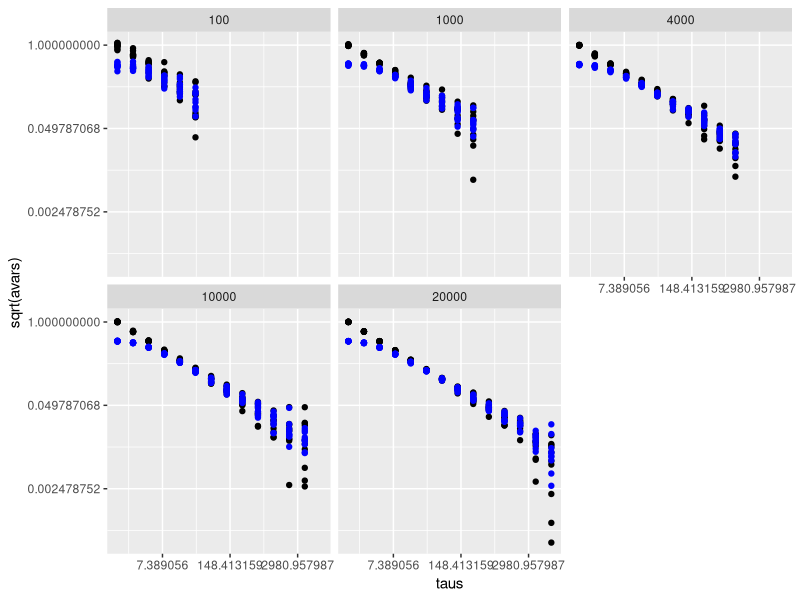
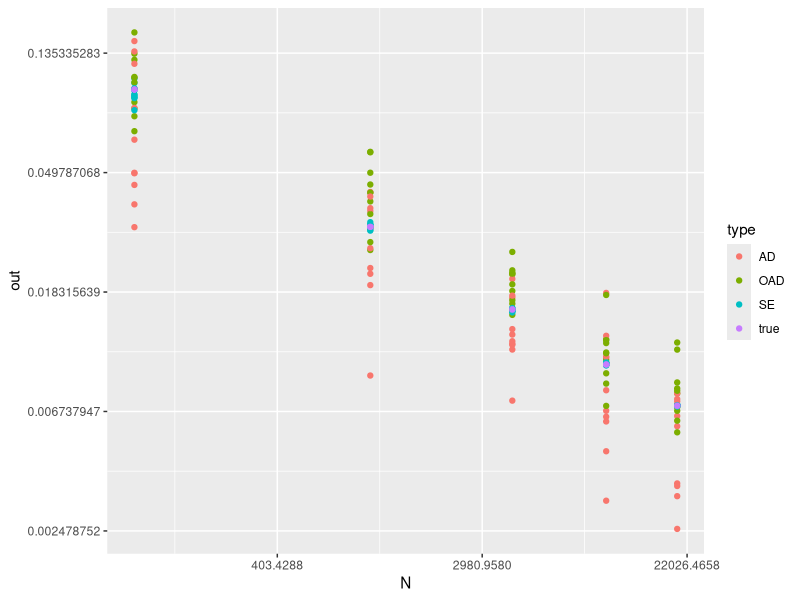
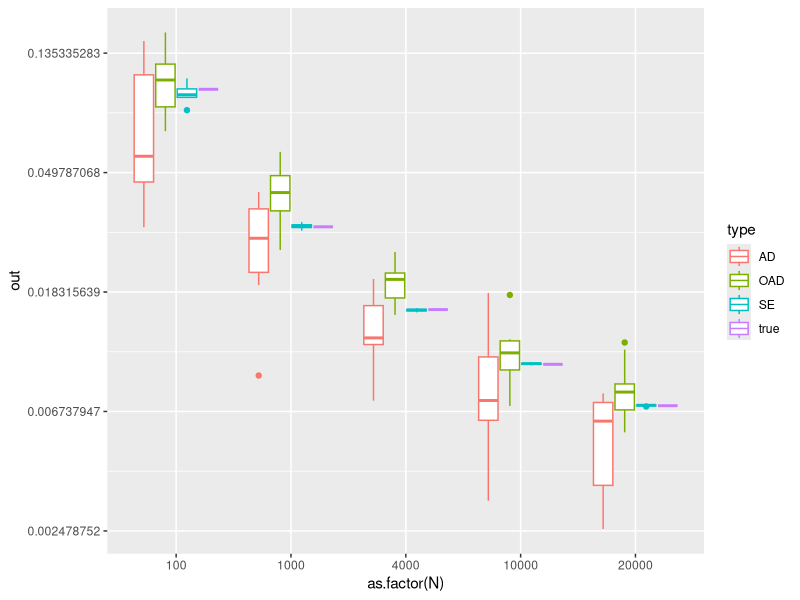
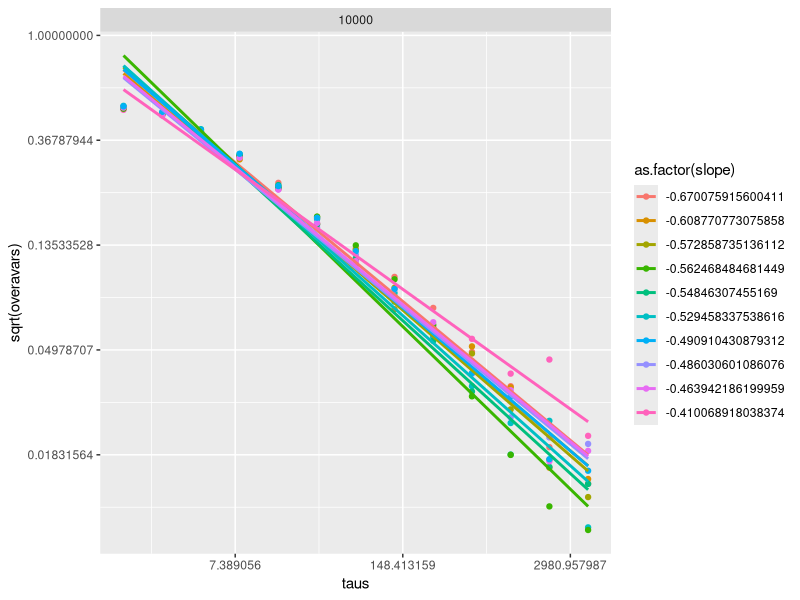

Recreate these plots in R, in order.
rm(list=ls())
library(readr)
library(ggplot2)
library(dplyr)


avar_fn=function(y,tau){
  n=length(y)
  
  div=seq(1,n,by = tau)

  M=length(div)-1 #number of groups
  
  groupmeans = numeric(M)
  for(i in 1:M){
    groupmeans[i]=mean(y[div[i]:(div[i+1]-1)])
  }

  1/(2*(M-1)) * sum(diff(groupmeans)^2)
}


########overlapping

overlapping_avar_fn=function(y,m){
  M=length(y)
  
  numberOfGroups=M-m
  groupmeans = numeric(numberOfGroups)
  
  for(i in 1:(M-m)){
    groupmeans[i]=mean(y[i:(i+m)])  
  }
  
  out=0
  for(i in 1:(M-2*m)){
    out=out+(groupmeans[i+m]-groupmeans[i])^2
  }
  out=out/(2*(M-2*m+1))
  
  return(out)
}


getAvars=function(N){
  y=rnorm(N,0,1) 
  # taus = c(1,2,3,5,10,20)
  # taus = c(taus,seq(40,N/2,by=100)) ## this goes too far, gives lots of NAs from avar_fn, fix later 
  
  maxn = ceiling((N-1)/2) 
  p = floor (log10(maxn)/log10(2)) #Number of clusters
  taus=2^(0:p)
  
  avars=numeric(length(taus))
  overlapping_avars=numeric(length(taus))
  
  for (i in 1:length(taus)){
    avars[i]=avar_fn(y,taus[i])
    overlapping_avars[i]=overlapping_avar_fn(y,taus[i])
  }
  
  m1=data.frame(taus=taus,avars=avars)  
  fit=lm(log(sqrt(avars))~log(taus),data = m1)
  slope=as.numeric(fit$coefficients[2])
  int=as.numeric(fit$coefficients[1])
  
  avarRes=data.frame(taus=taus,avars=avars, overavars=overlapping_avars,N=N,slope=slope,int=int)  

  ##########################################
  # get SE
  # ##########################################

  m2=data.frame(taus=taus,oavars=overlapping_avars)  
  fit2=lm(log(sqrt(oavars))~log(taus),data = m2)
  slope2=as.numeric(fit2$coefficients[2])
  int2=as.numeric(fit2$coefficients[1])
  
  SEests=data.frame()
  
  onew=data.frame(N=N,out=exp(int2+slope2*log(N)), type="OAD")
  new=data.frame(N=N,out=exp(int+slope*log(N)), type="AD")
  new2=data.frame(N=N,out=sd(y)/sqrt(N), type="SE")
  new3=data.frame(N=N,out=1/sqrt(N), type="true")
  SEests=bind_rows(new,new2,new3,onew)

  return(list(avarRes=avarRes,SEests=SEests))
}

### increase N, what does adev converge to, for which tau
Ns=c(100,1000,4000,10000,20000)

allavarRes=data.frame()
allSEests=data.frame()
for(j in 1:10){
  for(N in Ns){
    tmp=getAvars(N)
    
    allavarRes=bind_rows(allavarRes,tmp$avarRes)
    allSEests=bind_rows(allSEests,tmp$SEests)
  }
  
}

ggplot(allavarRes,aes(taus,sqrt(avars)))+
  geom_point()+
  geom_point(aes(taus,sqrt(overavars)),col="blue")+
  scale_x_continuous(trans = "log")+
  scale_y_continuous(trans = "log")+
  # stat_smooth(method = "lm",se = F)+
  facet_wrap(~N)#,scales = "free")

ggplot(allSEests,aes(N,out,color=type))+
  geom_point()+
  scale_x_continuous(trans = "log")+
  scale_y_continuous(trans = "log")
  # geom_jitter()

ggplot(allSEests,aes(as.factor(N),out,color=type))+
  scale_y_continuous(trans = "log")+
  geom_boxplot()

### ADEV results look biased, not converging to what I expect. 
### Maybe overlapping adev helps this? 
### Or Modified Allan Deviation?


ggplot(filter(allavarRes,N==10000),aes(taus,sqrt(overavars),col=as.factor(slope)))+
  geom_point()+
  # geom_point(aes(taus,sqrt(overavars)),col="blue")+
  scale_x_continuous(trans = "log")+
  scale_y_continuous(trans = "log")+
  stat_smooth(method = "lm",se = F)+
  facet_wrap(~N)#,scales = "free")


